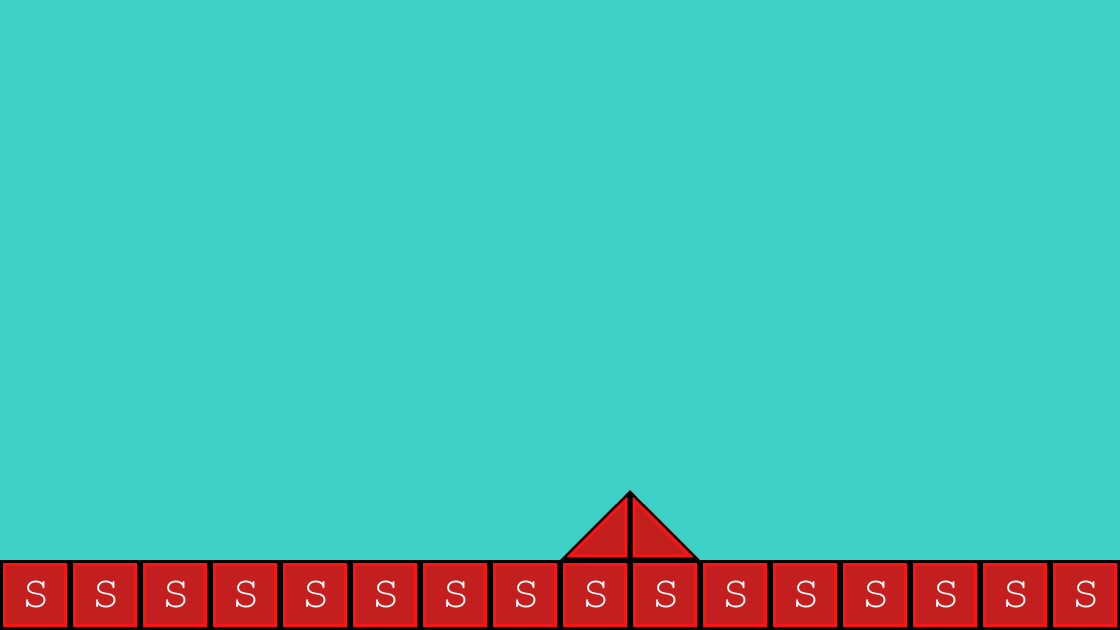

Below is a game level as drawn by its tile map, then a one-line description and the .tmx that defines it (tile-layer data replaced by summaries):
An orthogonal 16x9 tile map with 70x70 px tiles, 2 tile layers (background1, collision), 2 tilesets and 2 objects (EnemyBase, PlayerBase).

<map version="1.0" orientation="orthogonal" renderorder="right-down" width="16" height="9" tilewidth="70" tileheight="70" backgroundcolor="#3cd0c6">
 <tileset firstgid="1" name="background-tiles" tilewidth="70" tileheight="70">
  <image source="../img/background-tiles.png" width="910" height="910" />
 </tileset>
 <tileset firstgid="170" name="meta-tiles" tilewidth="70" tileheight="70">
  <image source="../img/meta-tiles.png" width="350" height="70" />
  <tile id="1">
   <properties>
    <property name="type" value="lslope" />
   </properties>
  </tile>
  <tile id="3">
   <properties>
    <property name="type" value="rslope" />
   </properties>
  </tile>
  <tile id="4">
   <properties>
    <property name="type" value="solid" />
   </properties>
  </tile>
 </tileset>
 <layer name="background1" width="16" height="9">
  <data>[144 cells, 18 non-empty, 3 distinct tile ids]</data>
 </layer>
 <layer name="collision" width="16" height="9">
  <data>[144 cells, 18 non-empty, 3 distinct tile ids]</data>
 </layer>
 <objectgroup name="BaseEntities">
  <object name="EnemyBase" x="910" y="420" width="70" height="140">
   <properties>
    <property name="EnemyBase" value="" />
   </properties>
  </object>
  <object name="PlayerBase" x="140" y="420" width="70" height="140">
   <properties>
    <property name="PlayerBase" value="" />
   </properties>
  </object>
 </objectgroup>
</map>
